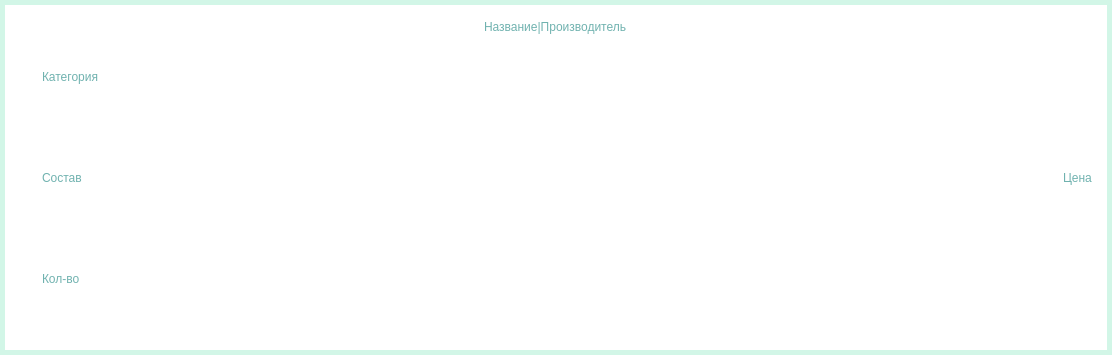
<?xml version="1.0" encoding="UTF-8"?>
<ui version="4.0">
 <class>Form</class>
 <widget class="QWidget" name="Form">
  <property name="geometry">
   <rect>
    <x>0</x>
    <y>0</y>
    <width>1112</width>
    <height>355</height>
   </rect>
  </property>
  <property name="windowTitle">
   <string>Form</string>
  </property>
  <property name="styleSheet">
   <string notr="true">*{
	font: 24pt &quot;Calibri&quot;;
	color:#70B2AF;
}
#header{
	background-color:#D2F6E7;
}
#Form{
	border:5px solid #D2F6E7;
	background-color:#fff;
}
#Form:hover{
	background-color:#D2F6E7;
}
QPushButton{
	background-color:#70B2AF;
	color:#D2F6E7;
}
QPushButton:hover{
	background-color:#D2F6E7;
	color:#70B2AF;
}
QScrollArea{
	background-color:#fff;
}
</string>
  </property>
  <layout class="QHBoxLayout" name="horizontalLayout_2">
   <item alignment="Qt::AlignmentFlag::AlignLeft">
    <widget class="QWidget" name="horizontalWidget" native="true">
     <layout class="QHBoxLayout" name="horizontalLayout">
      <item>
       <widget class="QLabel" name="img">
        <property name="maximumSize">
         <size>
          <width>100</width>
          <height>100</height>
         </size>
        </property>
        <property name="text">
         <string/>
        </property>
        <property name="pixmap">
         <pixmap>../../../AppData/Desktop/Python App/img/picture.png</pixmap>
        </property>
        <property name="scaledContents">
         <bool>true</bool>
        </property>
       </widget>
      </item>
      <item>
       <widget class="QWidget" name="verticalWidget" native="true">
        <layout class="QVBoxLayout" name="verticalLayout">
         <item>
          <widget class="QLabel" name="cat">
           <property name="text">
            <string>Категория</string>
           </property>
           <property name="wordWrap">
            <bool>true</bool>
           </property>
          </widget>
         </item>
         <item>
          <widget class="QLabel" name="structure">
           <property name="text">
            <string>Состав</string>
           </property>
           <property name="wordWrap">
            <bool>true</bool>
           </property>
          </widget>
         </item>
         <item>
          <widget class="QLabel" name="total_count">
           <property name="text">
            <string>Кол-во</string>
           </property>
           <property name="wordWrap">
            <bool>true</bool>
           </property>
          </widget>
         </item>
        </layout>
       </widget>
      </item>
     </layout>
    </widget>
   </item>
   <item>
    <widget class="QWidget" name="horizontalWidget_2" native="true">
     <layout class="QHBoxLayout" name="horizontalLayout_3">
      <item alignment="Qt::AlignmentFlag::AlignHCenter|Qt::AlignmentFlag::AlignTop">
       <widget class="QLabel" name="name">
        <property name="text">
         <string>Название|Производитель</string>
        </property>
        <property name="wordWrap">
         <bool>false</bool>
        </property>
       </widget>
      </item>
     </layout>
    </widget>
   </item>
   <item alignment="Qt::AlignmentFlag::AlignRight">
    <widget class="QWidget" name="horizontalWidget_3" native="true">
     <layout class="QHBoxLayout" name="horizontalLayout_4">
      <item alignment="Qt::AlignmentFlag::AlignHCenter">
       <widget class="QLabel" name="price">
        <property name="text">
         <string>Цена</string>
        </property>
        <property name="wordWrap">
         <bool>true</bool>
        </property>
       </widget>
      </item>
     </layout>
    </widget>
   </item>
  </layout>
 </widget>
 <resources/>
 <connections/>
</ui>
